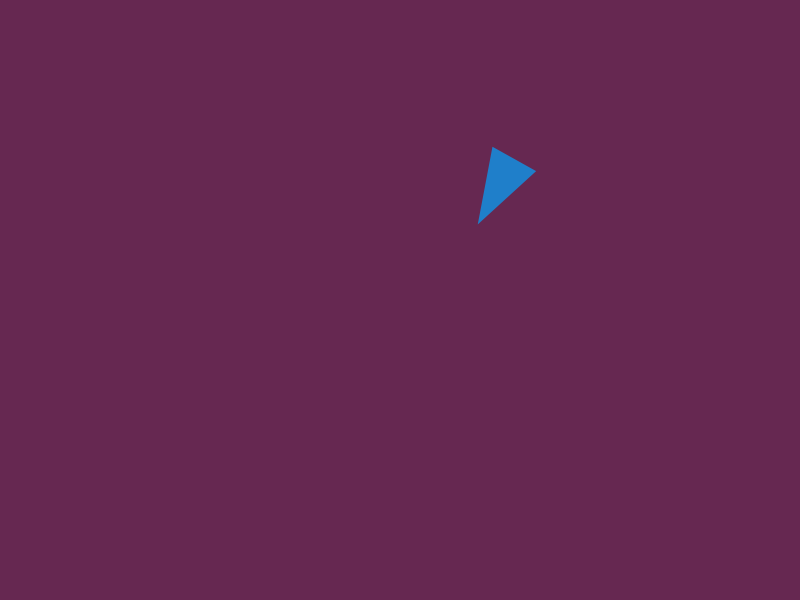
Frame 1 (no input)
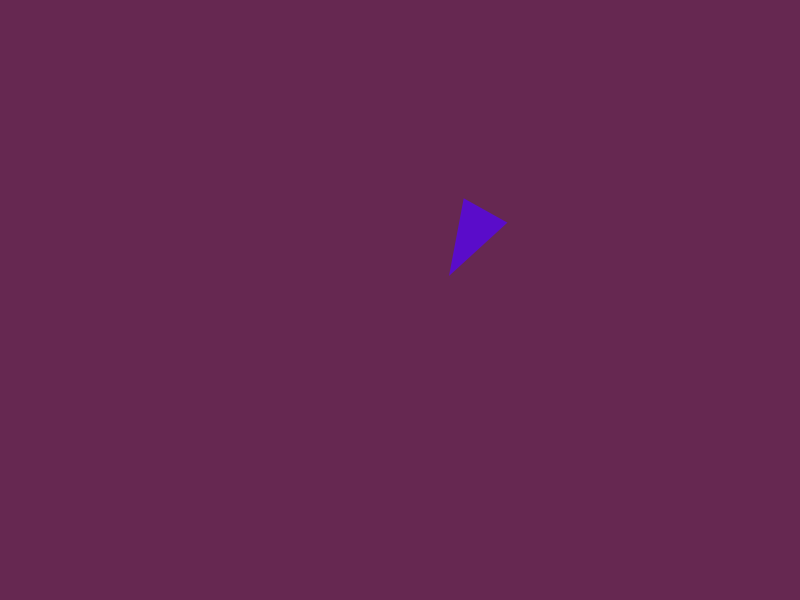
Frame 60 (the mouse pressed at the canvas centre just before this capture)
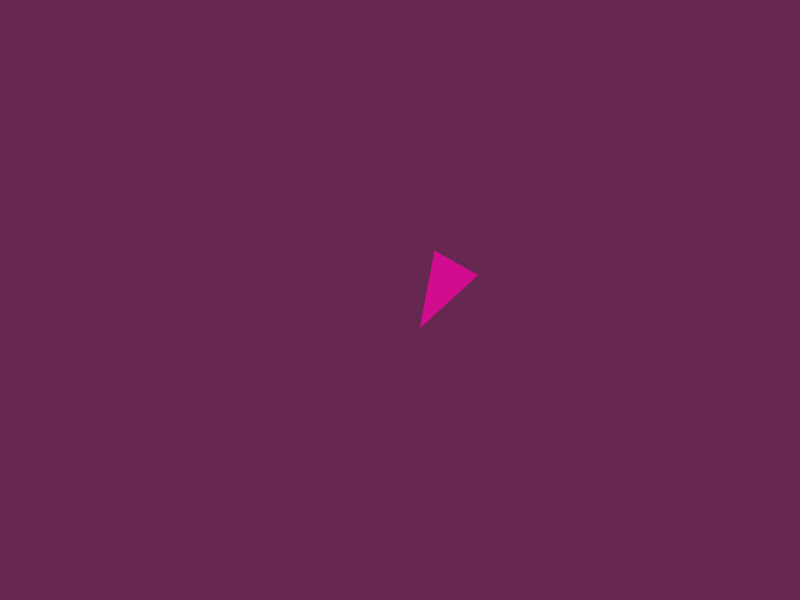
Frame 120 (the mouse held since frame 60 and released just before this capture)

The Processing sketch that drew these frames (run headless with seeded random() and noise(); from frame 60 on, the mouse is pressed at the canvas centre):

// Processing sketch: example_class
// ── example_class.pde
class ExampleClass {
  PVector loc, vel, acc; 
  float sz;
  float hue, sat, bright, alpha;
  float theta;

  ExampleClass(float tempsz) {
    sz = tempsz;
    loc = new PVector(random(sz, width-sz), random(sz, height-sz));
    vel = PVector.random2D();
    acc = new PVector();
    hue = 200;
    sat = 100;
    bright = 100;
    alpha = 70;
    theta = vel.heading();
  }

  void display() {
    theta = vel.heading();
    fill(hue, sat, bright, alpha);
    pushMatrix();
    translate(loc.x, loc.y);
    rotate(theta);
    triangle(-sz/2, -sz/2, sz, 0, -sz/2, sz/2);
    popMatrix();
  }

  void move() {
    vel.add(acc);
    loc.add(vel);
  }

  void bounce() {
    if (loc.x > width || loc.x < 0) {
      vel.x *= -1;
    } 
    if (loc.y > height || loc.y < 0) {
      vel.y *= -1;
    }
  }

  void colorShift() {
    hue++;
    if (hue > 360) {
      hue = 0;
    }
  }
  
  void colorFlash(){
    hue = random(360);
  }
}


// ── vector_arrow.pde
//declare a new object of the class called ExampleClass
ExampleClass exampleObject;

void setup() {
  size(800, 600);
  colorMode(HSB, 360, 100, 100, 100);
  background(0, 0, 100);
  exampleObject = new ExampleClass(50);      //initialize exampleObject
noStroke();
}

void draw() {
  background(320,60,40 , 100);
  //The following code calls the methods of exampleObject
  exampleObject.move();
  exampleObject.bounce();
  exampleObject.colorShift();
  //  exampleObject.colorFlash();
  exampleObject.display();
}
